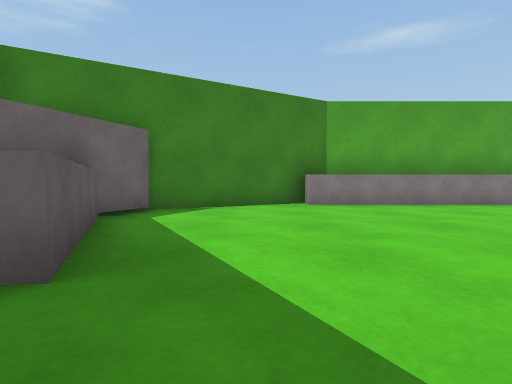
View 1 (above)

12 first-person views from a walk through a Unity game level. The camera is 0.58 m above the floor, tilts 2° down and sees 80° across. The floor is counted in squares, 1 m on a side. Each view is taken from the middle of a square. On the plan, view 1 faces up. The plan holds only what a view shows up to about 9 squares ahead; the rest is blank. The place goes on beyond the plan.

View 2
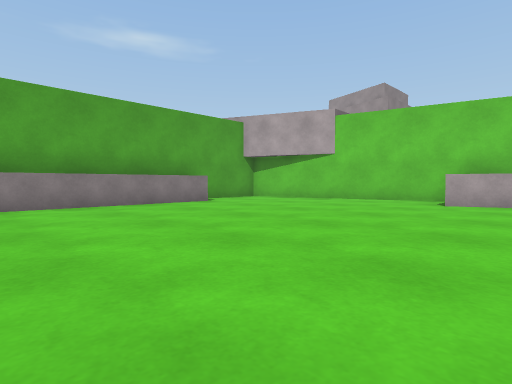

View 3
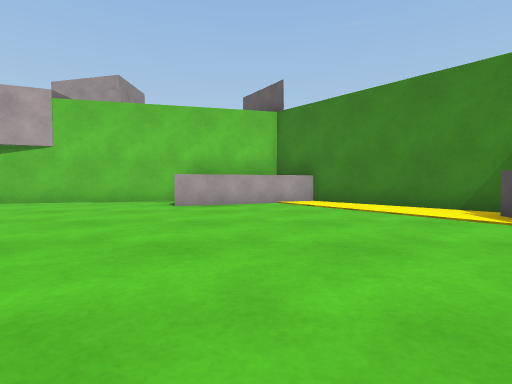

View 4
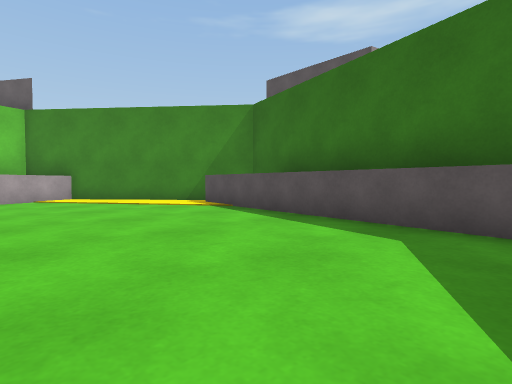

View 5
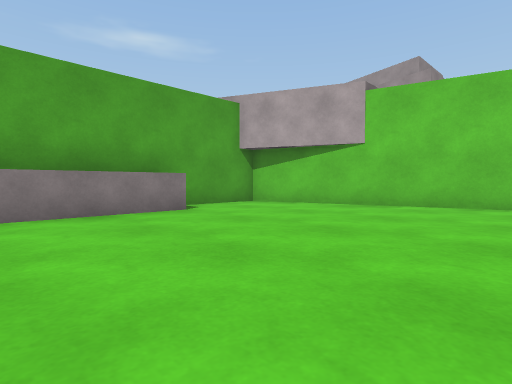

View 6
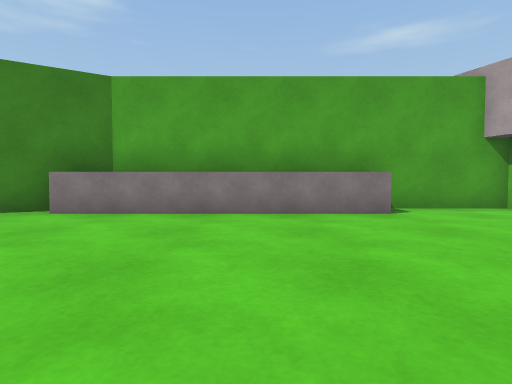

View 7
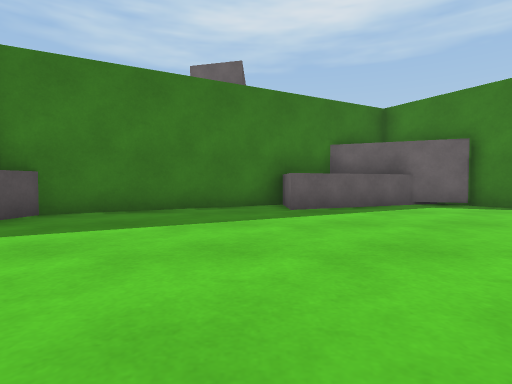

View 8
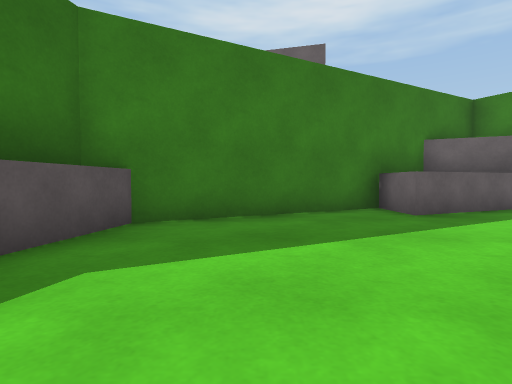

View 9
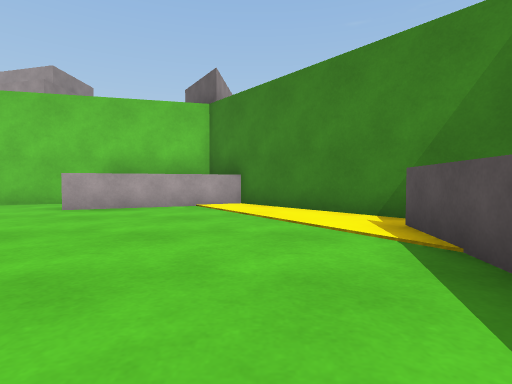

View 10
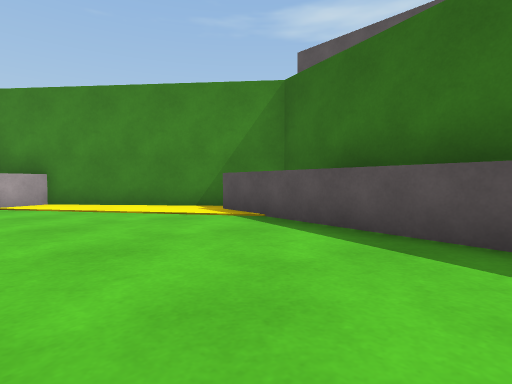

View 11
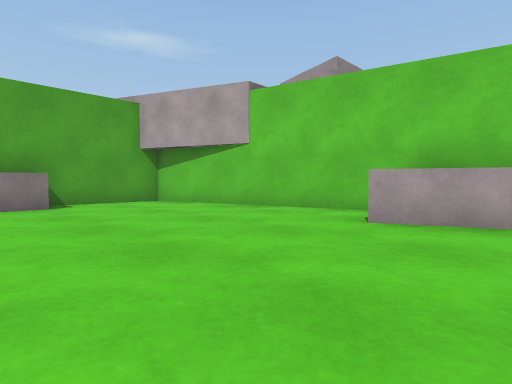

View 12
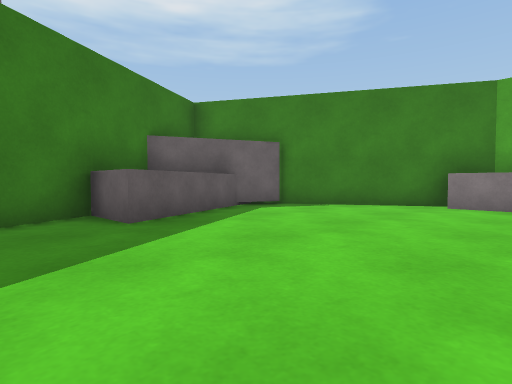

### Floor plan
Key: @ floor where view 1 was taken; # wall or solid block; . main floor; : floor 0.05 m higher than the main floor; ^ raised ledge.
Columns run from 3 left of view 1 to 13 right of it. Each row starts with its distance up from view 1.
  9      ##########
  8   ###^^^^^^...#
  7  ##...........#
  6 ##............##
  5 #..............#
  4 ^^.............#
  3 ^^.............#
  2 ^^............^#
  1 ##............^^#
  0  #.@..........^ #
 -1  ##...........:^^
 -2   #..........:#^
 -3   ##^^^....::##
 -4     ###^^^^###
 -5        #####

Positions as (right, up) in squares from view 1, and headings:
1: (0, 0), facing up
2: (2, 0), facing up-right
3: (3, 0), facing right
4: (1, 1), facing down-right
5: (4, 2), facing up-right
6: (5, 2), facing up
7: (5, 1), facing left
8: (4, -1), facing left
9: (4, -2), facing right
10: (3, 0), facing down-right
11: (6, 0), facing up-right
12: (3, 0), facing up-left
